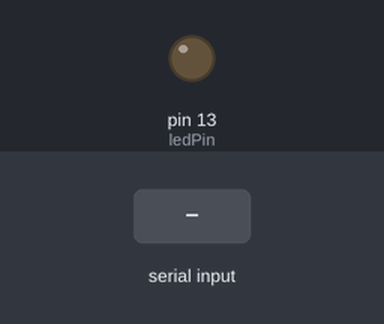
Bench run of a sketch on a simulated Arduino Uno, built with avr-gcc and run on an emulated ATmega328P. Shown: output pins drawn as LEDs (lit = HIGH). The inputs (shaded band) are chosen by the test bench.

Above: at 1.2 s.
1.3 s: "kkk" received over Serial
At 2.1 s:
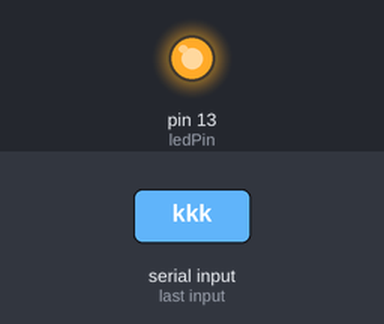
Timing chart, 0 to 4.3 s (numbered marks = the images above; inputs shaded):
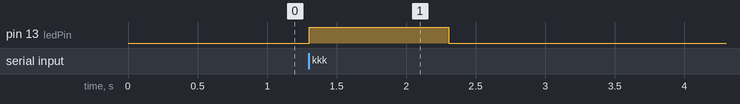

Measured:
- after the input at 1.3 s, pin 13 (ledPin): LOW → HIGH at once, → LOW 1.0 s later

The sketch:

Testing_Serial_Communication.ino
```cpp
char val; // Data received from the serial port
int ledPin = 13; // Set the pin to digital I/O 13
String inputread;

void setup() {
  pinMode(ledPin, OUTPUT); // Set pin as OUTPUT
  Serial.begin(115200); // Start serial communication at 9600 bps
}
void loop() {
  inputread = "";
  if (Serial.available())
  { // If data is available to read,
    do{
      val = Serial.read(); // read it and store it in val
      if (val != -1){
        inputread = inputread +val;
        }
      }while(val != -1);
  }
  if (inputread == "kkk")
  { // If 1 was received
    digitalWrite(ledPin, HIGH); // turn the LED on
    delay(1000);
    digitalWrite(ledPin, LOW); // turn the LED on

  } else {
    digitalWrite(ledPin, LOW); // otherwise turn it off
  }
  delay(10); // Wait 10 milliseconds for next reading
}
```
